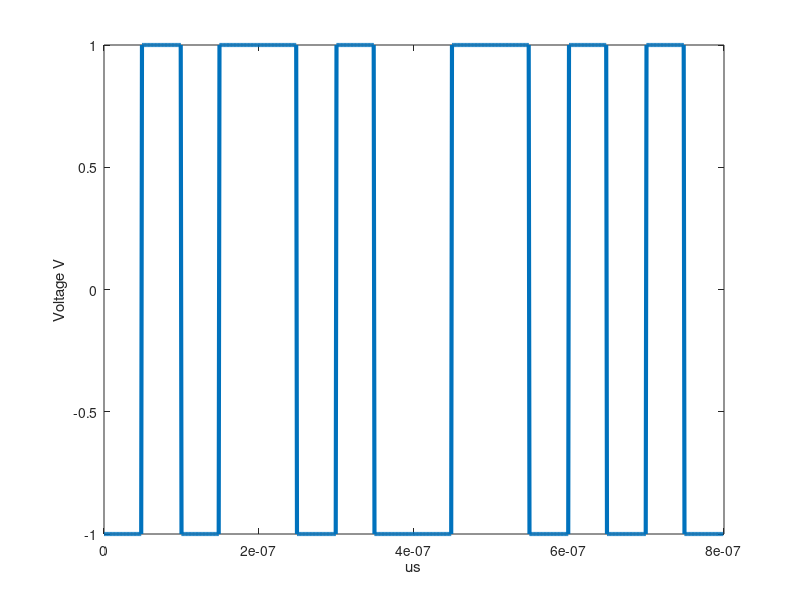

This chart was generated by the following MATLAB code: (Note: this script raises an error after producing the figure.)
k = 8; % 8 Bit-Payload

% -- 1
bits = randi([0 1], k, 1)';

% -- 2 Machester - encoding
% 10Mbps -> 10 bit / us 
% Abtastrate = 1Ghz -> 1 Abtastwert pro ns
bitrate = 10000000;
n = 100;
T = length(bits)/bitrate;
N = n*length(bits);
dt = T/N;
t = 0:dt:T;
y = zeros(1,length(t));
for i=1:length(bits)
  if bits(i)==1
    y((i-1)*n+1:(i-1)*n+n/2) = 1;
    y((i-1)*n+n/2:i*n) = -1;
  else
    y((i-1)*n+1:(i-1)*n+n/2) = -1;
    y((i-1)*n+n/2:i*n) = 1;
  end
end
t = t(1:end-1);
y=y(1:end-1);

figure(1);

plot(t, y, 'Linewidth', 3,  'DisplayName', 'Manchester-Encoding');
xlabel('us');
ylabel('Voltage V');

% -- 3/4 - CAT 5
% sampling frequency
Fs = 1000000000; % 1GHz
% d = 10000; % cable length
d = 100;
figure(2);
for cat = ["CAT 3" "CAT 5"]
        y_recv = transmit10BaseT(y, Fs, d, cat);
        
        plot(t, y_recv, 'Linewidth', 3, 'DisplayName', 'Manchester-Encoding - ' + cat);
        xlabel('us');
        ylabel('Voltage V');
        legend;
        hold on;
end


% -- 5 Bitfehler
for cat = ["CAT 3" "CAT 5"]
        y_recv = transmit10BaseT(y, Fs, d, cat);

        % manchester decoding
        y_recv = reshape(y_recv, length(y_recv)/k, k)';
        [y_len, x_len] = size(y_recv); 
        for i = 1:y_len
          value = y_recv(i,:);
          value = value + abs(min(value));
          % left > rigth -> 1 else 0
          % ignore the middlepart  
          if sum(value(1:x_len/3)) > sum(value((end- x_len/3):end)) 
              result(i) = 1;
            else result(i) = 0;
          end
        end
        disp(cat);
        fprintf("Biterror: %d", biterr(result, bits));
end




